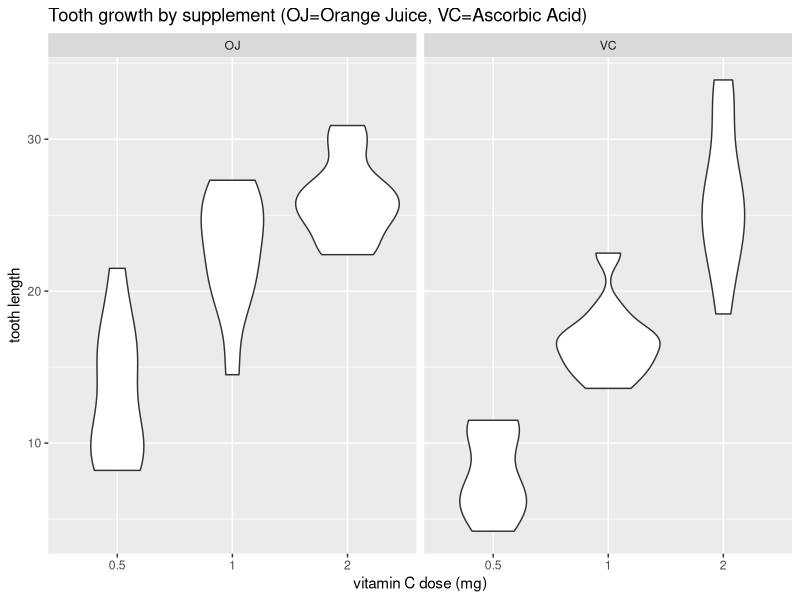

Write the R code that produced this figure.
#script to run some confidence intervals and tests on tooth growth data
library(ggplot2)
library(dplyr)

data(ToothGrowth)

tg <- tbl_df(ToothGrowth)
tg_dose <- mutate(tg, dosefact=as.factor(dose))

tg_bysuppdose <- group_by(tg, supp, dose)
tg_bysuppdose_stat <- summarise(tg_bysuppdose, 
	meanlen=mean(len), sdlen=sd(len))

vplottitle <- 'Tooth growth by supplement (OJ=Orange Juice, VC=Ascorbic Acid)'
vplot <- ggplot(tg_dose, aes(y=len, x=dosefact))
vplot <- vplot + geom_violin() + facet_wrap(~supp)
vplot <- vplot + labs(title=vplottitle, 
	x='vitamin C dose (mg)', y='tooth length')

#testing affect of dose	
tg_bydose <- group_by(tg, dose)
tg_bydosemean <- summarise(tg_bydose, meanlen=mean(len))
dose1 <- filter(ToothGrowth, dose==0.5)[,'len']
dose2 <- filter(ToothGrowth, dose==1.0)[,'len']
t1 <- t.test(dose1, dose2, alternative='greater')

dose1 <- filter(ToothGrowth, dose==1.0)[,'len']
dose2 <- filter(ToothGrowth, dose==2.0)[,'len']
t2 <- t.test(dose1, dose2, alternative='greater')

dose1 <- filter(ToothGrowth, dose==0.5)[,'len']
dose2 <- filter(ToothGrowth, dose==2.0)[,'len']
t3 <- t.test(dose1, dose2, alternative='greater')

#testing effect of supplementation method
tg_bysupp <- group_by(tg, supp)
tg_bysuppmean <- summarise(tg_bysupp, meanlen=mean(len))
supp1 <- filter(ToothGrowth, supp=='VC')[,'len']
supp2 <- filter(ToothGrowth, supp=='OJ')[,'len']
t4 <- t.test(supp1, supp2, alternative='greater')